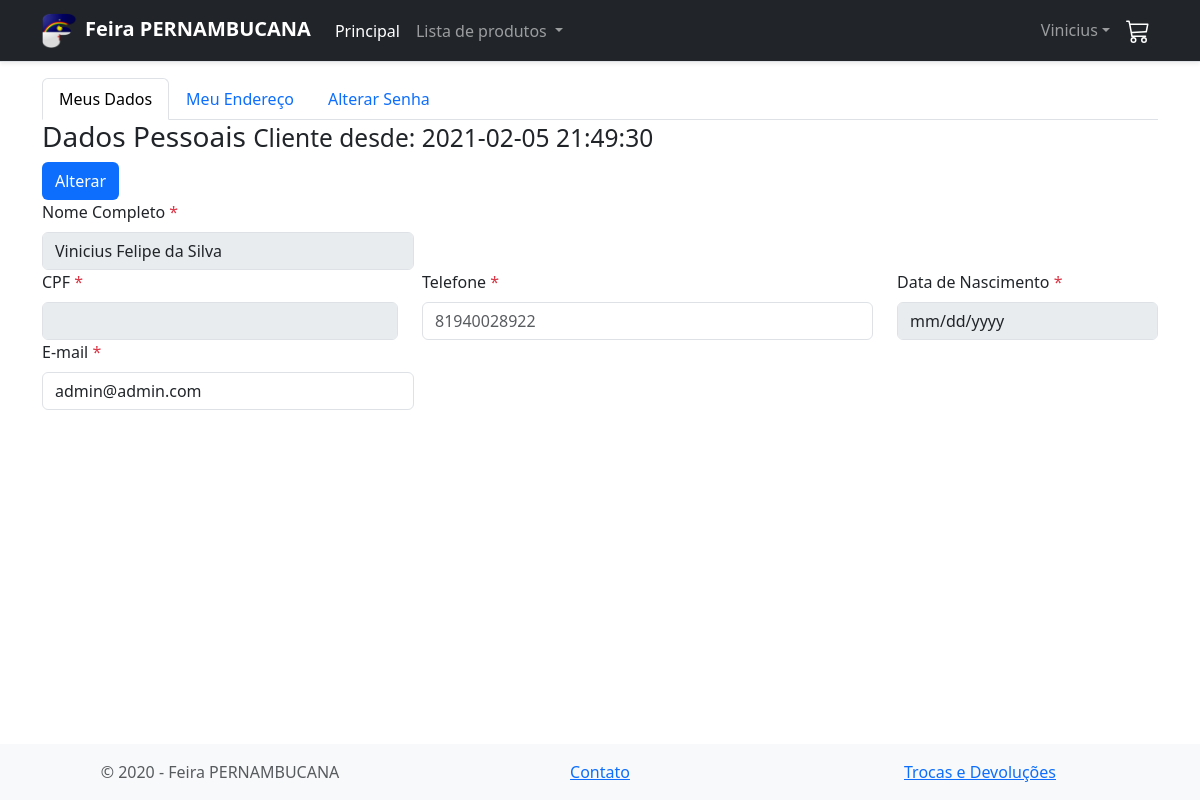
The page /meusdados.php (signed in) on the database its author committed.
### tables this page shows
CREATE TABLE `usuario` (
  `usuario_id` int(11) NOT NULL,
  `permissao` tinyint(4) NOT NULL,
  `nome` varchar(200) NOT NULL,
  `cpf` varchar(11) NOT NULL,
  `data_nascimento` date NOT NULL,
  `email` varchar(200) NOT NULL,
  `telefone` varchar(11) NOT NULL,
  `cep` varchar(11) NOT NULL,
  `endereco` varchar(200) NOT NULL,
  `numero` varchar(20) NOT NULL,
  `complemento` varchar(255) NOT NULL,
  `referencia` varchar(255) NOT NULL,
  `senha` varchar(32) NOT NULL,
  `data_cadastro` datetime NOT NULL
);

### meusdados.php (the view, shortened to what this page needs)
<?php
require('config/conexao.php');
$usuario_id = $_SESSION['usuario_id'];
$sql = "SELECT * FROM `usuario` WHERE `usuario_id` = '$usuario_id'";
$result = $conexao->query($sql) or die('EWRRRO');
$dados = mysqli_fetch_assoc($result);
?>
<!DOCTYPE html>
<html lang="ptbr">
<head>
  <link rel="stylesheet" href="node_modules/bootstrap/dist/css/bootstrap.css" />
  <link rel="stylesheet" type="text/css" href="//assets.locaweb.com.br/locastyle/2.0.6/stylesheets/locastyle.css">
  <link rel="stylesheet" href="https://cdn.jsdelivr.net/npm/bootstrap-icons@1.3.0/font/bootstrap-icons.css">
</head>
<body style="min-width: 372px">
  <nav class="navbar navbar-expand-lg navbar-dark bg-dark border-bottom shadow-sm mb-3 sticky-top">
    <div class="container">
      <a class="navbar-brand" href="index.php"><img src="img/pernambuco-alfabeto-f.png" alt="FeiraPERNAMBUCANA" width="35px" style="margin-right: 8px" /><strong>Feira PERNAMBUCANA </strong></a>
      <div class="navbar-collapse collapse">
        <ul class="navbar-nav flex-grow-1">
          <li class="nav-item">
            <a href="index.php" class="nav-link text-white">Principal</a>
          </li>
          <li class="nav-item dropdown">
            <a class="nav-link dropdown-toggle" href="#" id="navbarDarkDropdownMenuLink" role="button" data-bs-toggle="dropdown" aria-expanded="false">
              Lista de produtos
            </a>
          </li>
        </ul>
        <div class="align-self-end">
          <ul class="navbar-nav">
            <?php if (isset($_SESSION['email'])) { ?>
              <li class="nav-item dropdown">
                <a class="nav-link dropdown-toggle" href="#" id="navbarDarkDropdownMenuLink" role="button" data-bs-toggle="dropdown" aria-expanded="false"><?php echo  strtok($_SESSION['nome'], " ") ?></a>
              </li><?php } ?>
            <li class="nav-item">
              <a href="carrinho.php" class="nav-link text-white">
                <svg class="bi" width="24" height="24" fill="currentColor">
                  <use xlink:href="bi.svg#cart3"></use>
                </svg>
              </a>
            </li>
          </ul>
        </div>
      </div>
    </div>
  </nav>
  <main class="mb-5 pb-5">
    <div class="container">
      <ul class="nav nav-tabs" id="myTab" role="tablist">
        <li class="nav-item" role="presentation">
          <a class="nav-link active " id="home-tab" data-bs-toggle="tab" href="#first-tab" role="tab" aria-controls="home" aria-selected="true">Meus Dados</a>
        </li>
        <li class="nav-item" role="presentation">
          <a class="nav-link" id="profile-tab" data-bs-toggle="tab" href="#second-tab" role="tab" aria-controls="profile" aria-selected="false">Meu Endereço</a>
        </li>
        <li class="nav-item" role="presentation">
          <a class="nav-link" id="messages-tab" data-bs-toggle="tab" href="#third-tab" role="tab" aria-controls="messages" aria-selected="false">Alterar Senha</a>
        </li>
      </ul>
      <div class="tab-content">
        <div class="tab-pane active in" id="first-tab">
          <form action="meusdados.php?alterar=dados" method="post">
            <div class="box-info">
              <header>
                <h3 class="title-box-info ico-user">
                  Dados Pessoais
                  <small>Cliente desde: <?php echo $dados['data_cadastro'] ?></small>
                </h3>
                <button type="submit" class="btn bg-primary text-white f-right ico-pencil">Alterar</button>
              </header>
              <div class="box-info-grid row-fluid">
                <div class="col-md-4">
                  <label for="txtNome" class="form-label">Nome Completo <span class="text-danger">*</span></label>
                  <input disabled required name="nome" type="text" class="form-control" value="<?php echo $dados['nome'] ?>" />
                </div>
              </div>
              <div class="box-info-grid">
                <div class="row">
                  <div class="col-md-4">
                    <label for="txtCPF" CPF class="form-label">CPF <span class="text-danger">*</span></label>
                    <input disabled required name="cpf" type="text" class="form-control" value="<?php echo $dados['cpf'] ?>" />
                  </div>
                  <div class="col-md-5">
                    <label for="txtTelefone" class="form-label">Telefone <span class="text-danger">*</span></label>
                    <input required name="telefone" type="tel" class="form-control" placeholder="81940028922" value="<?php echo $dados['telefone'] ?>" />
                  </div>
                  <div class="col-md-1 col-lg-3">
                    <label for="txtDataNascimento" class="form-label">Data de Nascimento <span class="text-danger">*</span></label>
                    <input disabled required name="datanascimento" type="date" class="form-control" max="<?php echo date('Y-m-d') ?>" value="<?php echo $dados['data_nascimento'] ?>" />
                  </div>
                </div>
              </div>
              <div class="box-info-grid row-fluid">
                <div class="col-md-4">
                  <label class="form-label">E-mail <span class="text-danger">*</span></label>
                  <input required name="email" type="email" class="form-control" value="<?php echo $dados['email'] ?>" />
                </div>
              </div>
            </div>
          </form>
        </div>
      </div>
    </div>
  </main>
  <footer class="boder-top fixed-bottom text-muted bg-light">
    <div class="container">
      <div class="row py-3">
        <div class="col-12 col-md-4 text-center text-md-left">
          &copy; 2020 - Feira PERNAMBUCANA
        </div>
        <div class="col-12 col-md-4 text-center text-md-left">
          <a href="contato.php">Contato</a>
        </div>
        <div class="col-12 col-md-4 text-center text-md-left">
          <a href="troca.php">Trocas e Devoluções</a>
        </div>
      </div>
    </div>
  </footer>
</body>
</html>

### meusdados.php (style rules this page uses)
html { overflow-y: scroll; }
:root { overflow-y: auto; overflow-x: hidden; }
:root body { position: absolute; }
body { width: 100vw; }

### rows shown on the page
usuario: data_cadastro "2021-02-05 21:49:30", nome "Vinicius Felipe da Silva", email "admin@admin.com"

### other values the page prints
strtok($_SESSION['nome'], " ") "Vinicius"
